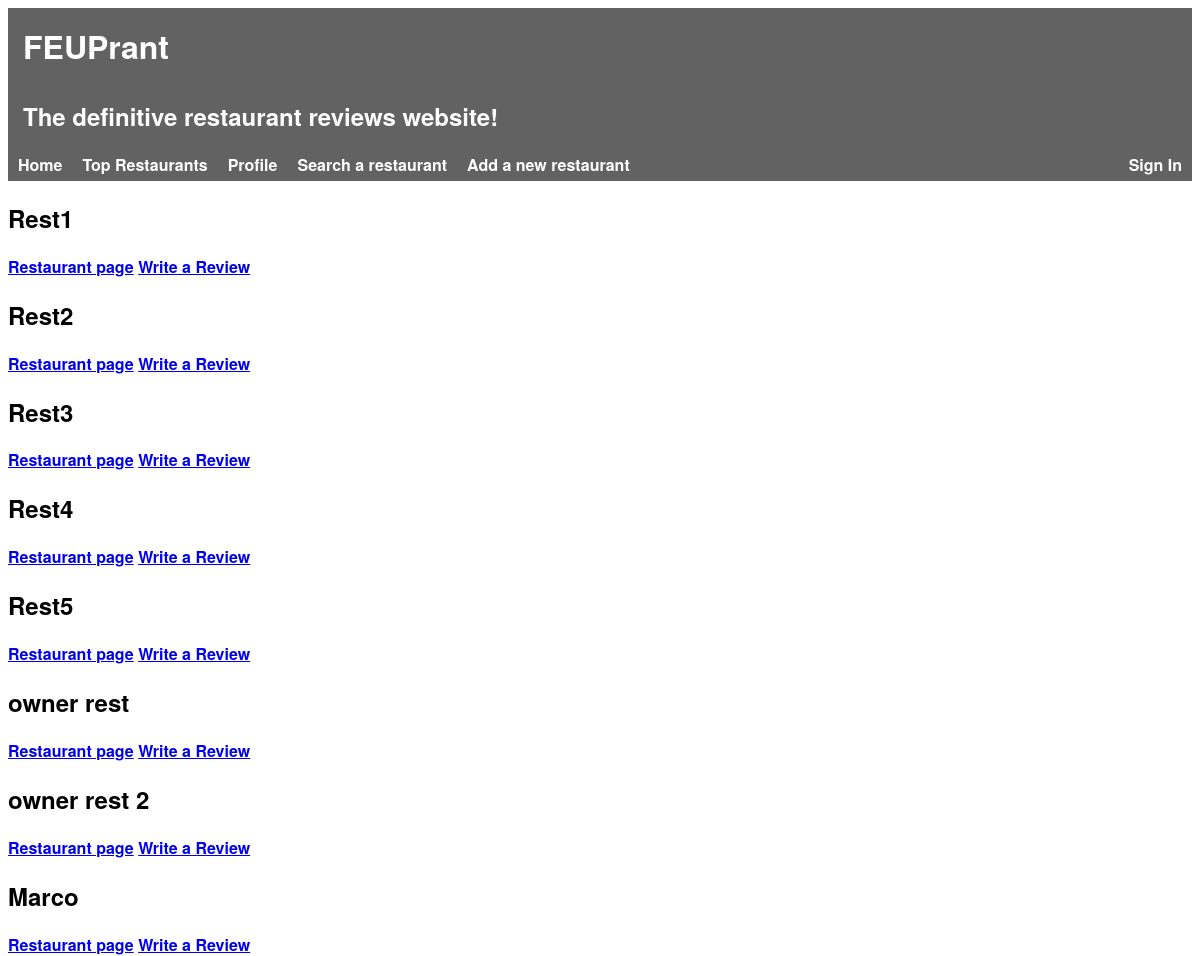
The app's page /pages/top_restaurants.php, older data.
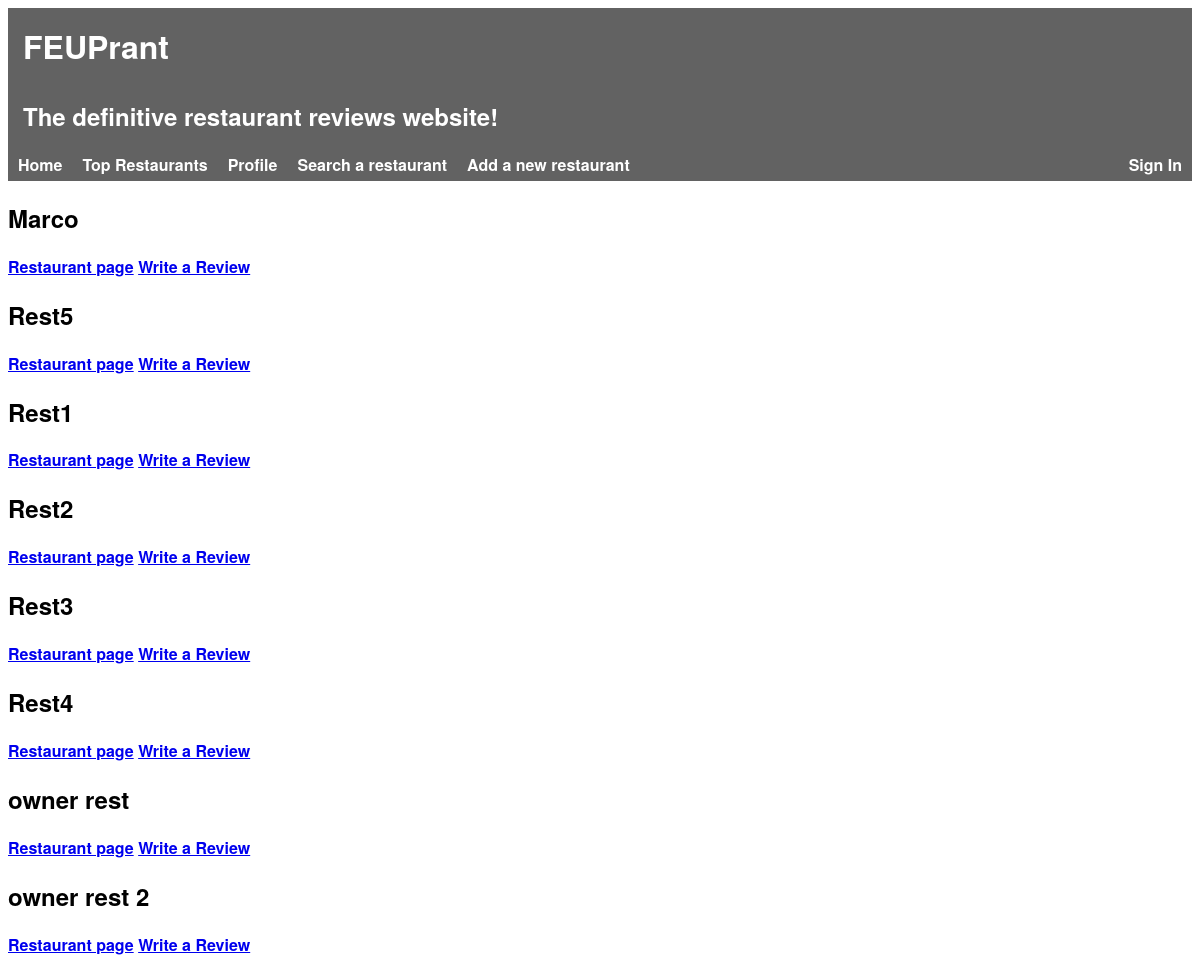
The same page, newer data.
### tables this page shows
CREATE TABLE Restaurant(
    idRestaurant        INTEGER PRIMARY KEY AUTOINCREMENT,
    name                STRING NOT NULL,
    description         STRING NOT NULL,
    score               FLOAT NOT NULL,

    idOwner             INTEGER REFERENCES User(idUser),
    idRestaurantInfo    INTEGER REFERENCES RestaurantInfo(idRestaurantInfo)
);

### pages/top_restaurants.php (called while the page is built, shortened)
<?php
    include_once('../database/connection.php');
    include_once('../database/db_restaurants.php');
    $restaurants = searchTopRestaurants();
    include_once('../templates/header.php');
    include_once('../templates/restaurants.php');
?>

### templates/constants.php (called while the page is built, shortened)
<?php
    $LOGIN_KEY = 'loginStatus';
?>

### database/db_restaurants.php (called while the page is built, shortened)
<?php
    function searchTopRestaurants() {
        global $db;
        $stmt = $db->prepare('SELECT * FROM Restaurant ORDER BY score DESC LIMIT 10');
        $stmt->execute();
        return $stmt->fetchAll();
    }
?>

### templates/restaurants.php (the view, shortened to what this page needs)
<section id="restaurants">
    <?php foreach($_SESSION['restaurants'] as $restaurant) { ?>
    <article>
        <h2><?= $restaurant['name'] ?></h2>
        <a href="../templates/restaurant.php?idRestaurant=<?=$restaurant['idRestaurant']?>">Restaurant page</a>
        <a href="write_review?idRestaurant=<?=$restaurant['idRestaurant']?>">Write a Review</a>
    </article>
    <?php } ?>
</section>

### templates/header.php (shortened to what this page needs)
<!DOCTYPE html>
<html>
    <head>
		<link rel="stylesheet" href="../css/style.css">
        <link rel="stylesheet" href="../css/alert.css">
        <link rel="stylesheet" href="../css/header.css">
        <link rel="stylesheet" href="../css/login_dropdown.css">
        <link rel="stylesheet" href="../css/user_dropdown.css">
    </head>
    <body>
        <div id="header">
            <h1>FEUPrant</h1>
            <h2>The definitive restaurant reviews website!</h2>
        </div>
        <div id="nav-btns" class="nav-btns">
            <ul>
                <li><a href="../pages/index.php">Home</a></li>
                <li><a href="../pages/top_restaurants.php">Top Restaurants</a></li>
                <li><a href="#">Profile</a></li>
                <li><a href="../pages/search_restaurant.php">Search a restaurant</a></li>
                <li><a href="../pages/add_restaurant.php">Add a new restaurant</a></li>
                <div id="user-info">
                    <?php
                        if (isset($_SESSION['username'])) {
                            include_once("../templates/user_dropdown.php");
                        } else {
                            include_once("../templates/login_dropdown.php");
                        }
                    ?>
                </div>
            </ul>
        </div>

### templates/login_dropdown.php (shortened to what this page needs)
<?php include_once('../templates/constants.php'); ?>
<div class="login-dropdown">
    <?php
        if(isset($_SESSION[$LOGIN_KEY]))
            echo '<a class="header-elem-active" href="#">Sign In</a>';
        else
            echo '<a href="#">Sign In</a>';
    ?>
</div>

### css/header.css (style rules this page uses)
html { font-family: 'Helvetica Neue', sans-serif; font-weight: bold; height: 100%; }
#header { background-color: #626262; color: white; padding: 0; }
#header h1, #header h2 { padding: 15px; margin: 0; }
.nav-btns ul { background-color: #626262; list-style-type: none; padding: 0; margin: 0; overflow: hidden; }
.nav-btns li { float: left; background: none; padding: 0; }
.nav-btns a, #back_btn { text-align: center; display: block; padding: 5px 10px; color: white; text-decoration: none; }

### css/login_dropdown.css (style rules this page uses)
.login-dropdown { float: right; position: relative; }

Row changes from the older to the newer data that the page shows:
changed restaurant "Marco": moves up the list
changed restaurant "Rest5": moves up the list
